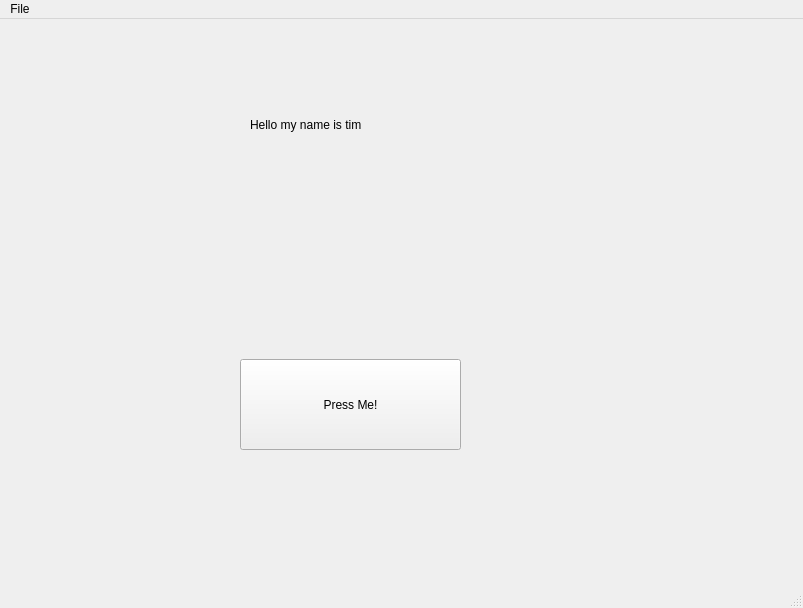
<?xml version="1.0" encoding="UTF-8"?>
<ui version="4.0">
 <class>MainWindow</class>
 <widget class="QMainWindow" name="MainWindow">
  <property name="geometry">
   <rect>
    <x>0</x>
    <y>0</y>
    <width>803</width>
    <height>608</height>
   </rect>
  </property>
  <property name="windowTitle">
   <string>MainWindow</string>
  </property>
  <widget class="QWidget" name="centralwidget">
   <widget class="QPushButton" name="button1">
    <property name="geometry">
     <rect>
      <x>240</x>
      <y>340</y>
      <width>221</width>
      <height>91</height>
     </rect>
    </property>
    <property name="text">
     <string>Press Me!</string>
    </property>
   </widget>
   <widget class="QLabel" name="label1">
    <property name="geometry">
     <rect>
      <x>250</x>
      <y>70</y>
      <width>181</width>
      <height>71</height>
     </rect>
    </property>
    <property name="text">
     <string>Hello my name is tim</string>
    </property>
   </widget>
  </widget>
  <widget class="QMenuBar" name="menubar">
   <property name="geometry">
    <rect>
     <x>0</x>
     <y>0</y>
     <width>803</width>
     <height>21</height>
    </rect>
   </property>
   <widget class="QMenu" name="menuFile">
    <property name="title">
     <string>File</string>
    </property>
   </widget>
   <addaction name="menuFile"/>
  </widget>
  <widget class="QStatusBar" name="statusbar"/>
 </widget>
 <resources/>
 <connections/>
</ui>
